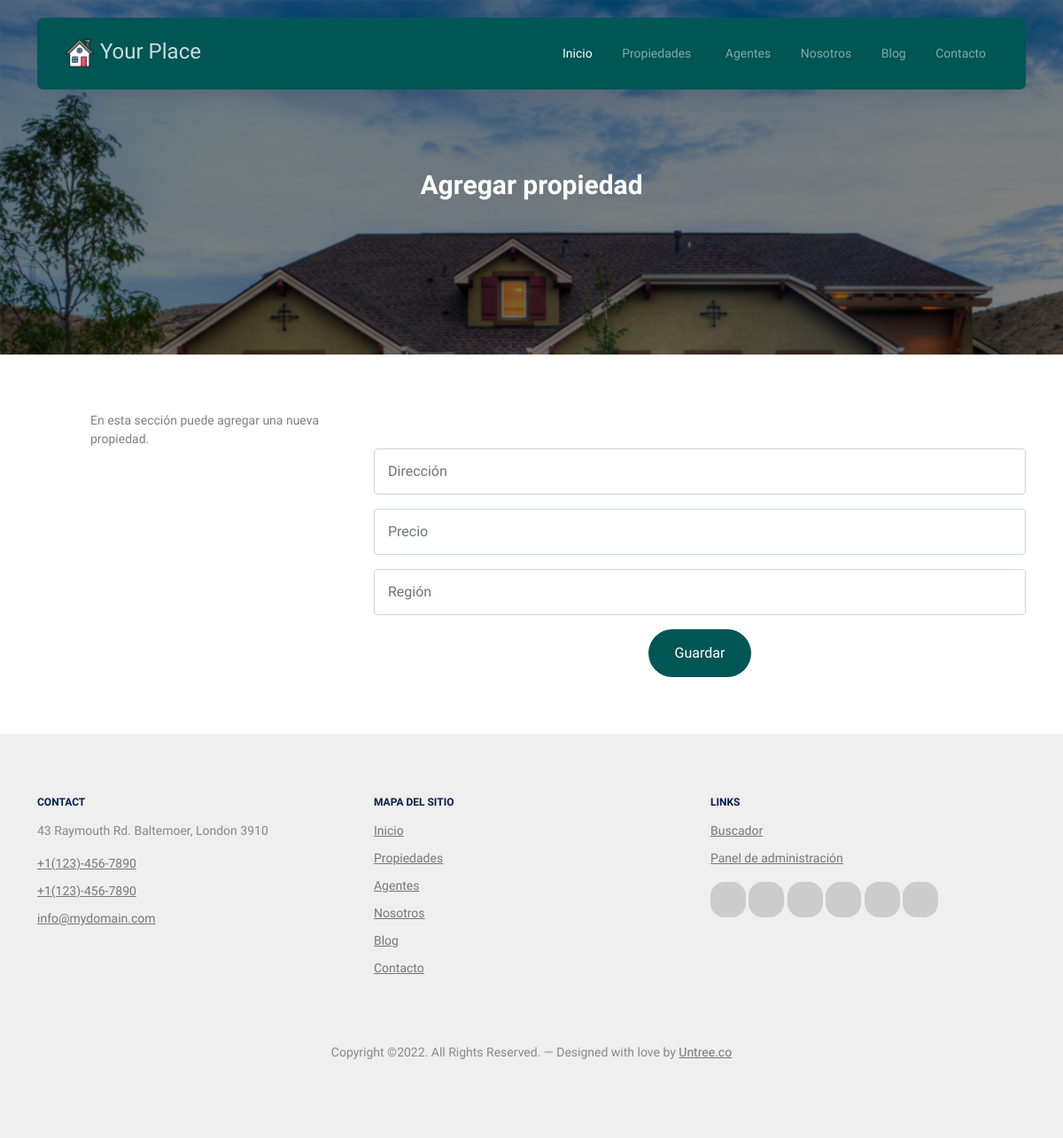
Screenshot of /addproperty/ with the database file from the repository.
### panel/models.py (models this page shows, shortened)
class Page_Model(models.Model):
    name = models.CharField(max_length=250, default='sin_nombre', verbose_name='Nombre [*]')
    title = models.CharField(max_length=250, default='Sin título', verbose_name='Título [*]')
    subtitle = models.CharField(max_length=250, null=True, blank=True, verbose_name='Subtítulo')
    abstract = RichTextField(null=True, blank=True, verbose_name='Resumen')
    content = RichTextField(verbose_name='Contenido [*]')
    date = models.DateField(null=True, blank=True, verbose_name='Fecha')
    image_main = models.ImageField(null=True, blank=True, upload_to='img_page/', default='', verbose_name='Imagen principal')
    class Meta:
        verbose_name = 'Página'
        verbose_name_plural = 'Páginas'
        ordering = ['-date']

### website/views.py (the view)
# urls.py: path('addproperty/', addproperty, name="addproperty"),
def addproperty(request):
    page_content = Page_Model.objects.filter(name='addproperty')
    if request.method=="POST":
        form = addpropertyform(request.POST)
        if form.is_valid():
            info= form.cleaned_data
            address= info["address"]
            location= info["location"]
            price= info["price"]
            realstate= Realstate_Model(address=address, location=location, price=price)
            realstate.save()
            return render (request, "website/savedtodatabase.html", {"message":"Property created"})
    else:
        form = addpropertyform()
    context = {
        'page': 'Agregar propiedad',
        'page_content': page_content,
        'form': form
    }
    return render(request, "website/addproperty.html", context)

### website/forms.py
class addpropertyform(forms.Form):
    address = forms.CharField(max_length=50)
    location =forms.CharField(max_length=50)
    price = forms.IntegerField()

### website/templates/website/addproperty.html (shortened to what this page needs)
{% extends "website/base.html" %}
{% load static %}
{% block content %}
<div class="hero page-inner overlay" style="background-image: url('{{ page_content.0.image_main.url }}');">
        <div class="container">
                <div class="row justify-content-center align-items-center">
                        <div class="col-lg-9 text-center mt-5">
                                <h1 class="heading" data-aos="fade-up">{{ page }}</h1>
                        </div>
                </div>
        </div>
</div>
<div class="section">
        <div class="container">
                <div class="row">
                        <div class="col-lg-4 mb-5 mb-lg-0" data-aos="fade-up" data-aos-delay="100">
                                <div class="contact-info">
                                        {{ page_content.0.content|safe }}
                                </div>
                        </div>
                        <div class="col-lg-8" data-aos="fade-up" data-aos-delay="200">
                                <form action="{% url 'addproperty' %}" method="POST" align="center">
                                        <h3 style="color: white;">Crear Propiedad</h3>
                                        <p>
                                                <input type="text" name="address" class="form-control" placeholder="Dirección">
                                        </p>
                                        <p>
                                                <input type="number" name="price" class="form-control" placeholder="Precio">
                                        </p>
                                        <p>
                                                <input type="text" name="location" class="form-control" placeholder="Región">
                                        </p>
                                        <button type="submit" class="btn btn-primary">Guardar</button>
                                </form>
                        </div>
                </div>
        </div>
</div>
{% endblock content %}

### rows the page displays
Page_Model: image_main (picture), content "En esta sección puede agregar una nueva propiedad."

### other values shown
{{ page }} "Agregar propiedad"
